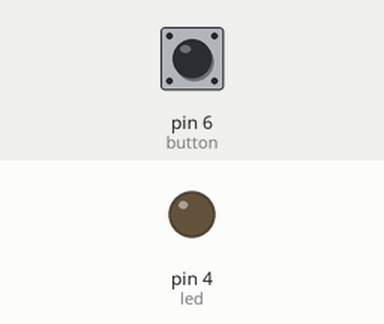
The sketch below on a simulated Arduino Uno, built with avr-gcc and run on an emulated ATmega328P. On the bench: output pins drawn as LEDs (lit = HIGH). Dashed ring = blinking. Inputs (shaded band) come from the test bench; at power-on: pin 6 (button) LOW.

Above: at 1.2 s.
1.3 s: pin 6 (button) pulled HIGH for 1 s
At 1.55 s:
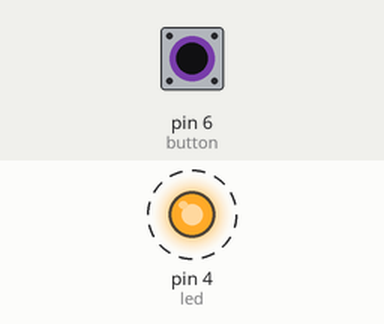
4.3 s: pin 6 (button) pulled HIGH for 3.2 s
At 8.0 s:
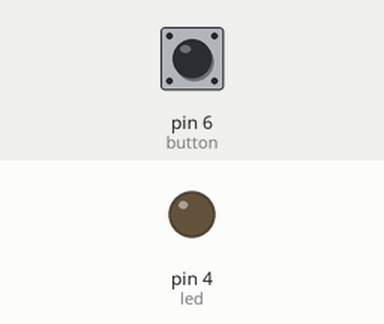
Timing chart, 0 to 9.5 s (numbered marks = the images above; inputs shaded):
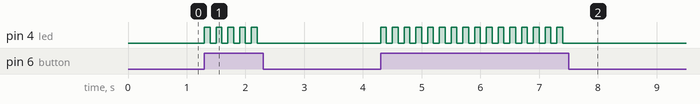

Measured:
- after the input at 1.3 s, pin 4 (led): alternates HIGH for 0.10 s and LOW for 0.10 s, 10 changes in all, then stays LOW, starting at once
- after the input at 4.3 s, pin 4 (led): alternates HIGH for 0.10 s and LOW for 0.10 s, 32 changes in all, then stays LOW, starting at once

The sketch:

sketch_nov16abtn_blink.ino
```cpp
int led=4;
int button=6;
int btnStatus=0;


void setup() {
  pinMode(led,OUTPUT);
  pinMode(button,INPUT);

}

void loop() {
  btnStatus=digitalRead(button);

  if (btnStatus==HIGH){
    digitalWrite(led,HIGH);
    delay(100);
    digitalWrite(led,LOW);
    delay(100);
  }
  else{
    digitalWrite(led,LOW);
  }
  }
```
